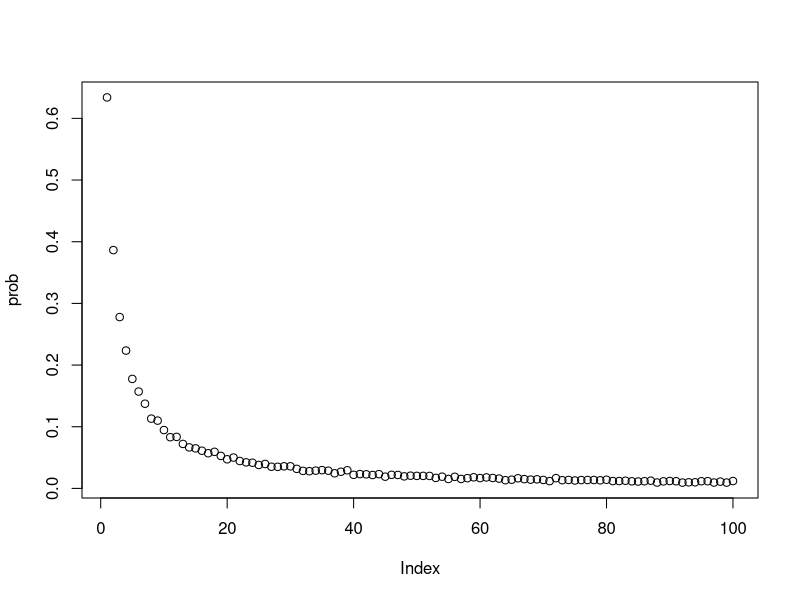

The R source for this figure:
# 1.Nan Zhao s2314337  2.Bokun Yu s2359196  3.Lulu Xu s2418317
# https://github.com/nanzhao1/project2.git
# contribution:


# conduct a simulation with strategy 1 or 2 or 3 to test whether the prisoner k succeed to find the card k
# if the prisoner k is successful to find the card k, the function Strategy will return 1. Otherwise, return 0
Strategy = function(n, k, strategy, Card){
  # 2*n is the total number of prisoners
  # k is the selected prisoner's number
  # strategy space is {1,2,3}
  # strategy 1 represents that the prisoner k starts at the box with the number k on it, and when the card number inside this box is not k, then open the box with the number same as the card number inside the previous box, repeat this process until find the card with number k 
  # strategy 2 represents that the prisoner k starts at a randomly selected box, then repeat the process as strategy 1.
  # strategy 3 represents that the prisoner k open n boxes randomly to find the card with number k on it.
  # Card is a 2*n by 1 vector, its index is the box number, its element is the card number
  # i.e. Card[i] = j, i is the index of box, j is the card number in that box
  Count = 0 
  # When the simulation is successful, the count is assigned to 1, otherwise, the count is still 0
  Box = array(1:(2*n))
  if (strategy != 3){# if strategy is not 3,that is 1 or 2, go this way
    # if the strategy is 1
    Box_index = k # the prisoner starts at the box with their number on it
    # if the strategy is 2
    if (strategy == 2) {
      ran_num = sample(Box,1) 
      Box_index = ran_num 
      # the prisoner starts from a randomly selected box with the number ran_num.
      # use sample to random a number in 1:2*n 
    }
    trials = 1 # count the number of trials 
    while (trials <= n && Card[Box_index] != k) {
      # the prisoners can only try n times at most, if the trial times less or equal to n and didn't find the card number k, keep running
      # otherwise, break the loop, and get the number of trials.
      Box_index = Card[Box_index]
      trials = trials + 1
    }
    if (Card[Box_index] == k && trials <= n) {# only if the prisoner succeeds in finding the card in times
      Count = 1
      # only if the prisoner find its number, say k, the Count is assigned to 1
    }
  }else{
    Box_index = sample(Box, n) 
    # open n boxes at random, checking each card for their number
    if (tabulate(match(Card[Box_index],k)) == 1){
      # match function is used to see if the card number inside the box same as the selected prisoner number k or not. If match successfully return 1, otherwise return 0.
      # tabulate function is used to sum up the matching results(0 or 1) to see if there exists a box with card number k. 
      # if the n random selected boxes have the card with number k, assign the Count 1
      Count = 1
    }
  }
  # return the value of Count(0 or 1) to measure whether it is successful
  return(Count)
}

# estimate the probability of a single prisoner succeeding in finding the corresponding number.
Pone = function(n, k, strategy, nreps){
  # n is the number of prisoners, k the prisoner's number,
  # strategy 1 2 3 
  # nreps is the number of replicate simulations to run to estimate the the probability, 1000 is reasonable
  Box <- array(1:(2*n))
  # create the 1 by 2*n boxes
  Success = 0
  # Success is the number of times when the prisoner manages to find its number
  for (i in 1:nreps){
    Card <- sample(Box, (2*n))
    # define 1 by 2n boxes which have a card of its number inside it, i.e. the ith box has a card with number i
    # shuffle the n cards and distribute them into the n boxes
    # Card[i] = j, i is the index of box, j is the card number in that box
    Success = Success + Strategy(n, k, strategy, Card)
    
  }  
  Probability_Estimate = Success / nreps
  return(Probability_Estimate)
  
}

Pall  = function(n, strategy, nreps) {
  Success = 0
  trials = 1
  Box <- array(1:(2*n))
  while (trials <= nreps){
    
    # define 1 by 2n boxes which have a card of its number inside it, i.e. the ith box has a card with number i
    # shuffle the n cards and distribute them into the n boxes
    # Card[i] = j, i is the index of box, j is the card number in that box
    Card <- sample(Box, (2*n))
    prisoner_number = 1
    # prisoner number indicate that the i-th prisoner to conduct the simulation.
    # call the Strategy function to see if the i-th prisoner succeed to find corresponding card number, if succeed, continue the loop; if fail, break the loop.
    while (prisoner_number <= (2*n)  &&
           Strategy(n, prisoner_number, strategy, Card) == 1) {
      prisoner_number = prisoner_number + 1
    }
    if (prisoner_number == (2*n) + 1) {
      Success =  Success + 1
    }
    trials = trials + 1
  }
  Probability_Estimate = Success / nreps
  return(Probability_Estimate)
}




# use the examples when n=5 and when n=50
# then estimate the probability of a single prisoner and all prosoners finding their number
# get the success probabilities under each strategy

# example: strategy 1, n=5
individual_1_5 <- paste("When strategy=1,n=5, the probability of a single prisoner succeeding in finding their number is:",Pone(5,2,1,10000),sep=" ")
print(individual_1_5)
joint_1_5 <- paste("When strategy=1,n=5, the probability of all prisoners finding their number is :",Pall(5,1,10000),sep=" ")
print(joint_1_5)

# example: strategy 2, n=5
individual_2_5 <- paste("When strategy=2,n=5, the probability of a single prisoner succeeding in finding their number is:",Pone(5,2,2,10000),sep=" ")
print(individual_2_5)
joint_2_5 <- paste("When strategy=2,n=5, the probability of all prisoners finding their number is :",Pall(5,2,10000),sep=" ")
print(joint_2_5)

# example: strategy 3, n=5
individual_3_5 <- paste("When strategy=3,n=5, the probability of a single prisoner succeeding in finding their number is:",Pone(5,2,3,10000),sep=" ")
print(individual_3_5)
joint_3_5 <- paste("When strategy=3,n=5, the probability of all prisoners finding their number is :",Pall(5,3,10000),sep=" ")
print(joint_3_5)

# example: strategy 1, n=50
individual_1_50 <- paste("When strategy=1,n=50, the probability of a single prisoner succeeding in finding their number is:",Pone(50,2,1,10000),sep=" ")
print(individual_1_50)
joint_1_50 <- paste("When strategy=1, n=50, the probability of all prisoners finding their number is :",Pall(50,1,10000),sep=" ")
print(joint_1_50)

# example: strategy 2, n=50
individual_2_50 <- paste("When strategy=2, n=50, the probability of a single prisoner succeeding in finding their number is:",Pone(50,2,2,10000),sep=" ")
print(individual_2_50)
joint_2_50 <- paste("When strategy=2,n=50, the probability of all prisoners finding their number is :",Pall(50,2,10000),sep=" ")
print(joint_2_50)

# example: strategy 3, n=50
individual_3_50 <- paste("When strategy=3, n=50, the probability of a single prisoner succeeding in finding their number is:",Pone(50,2,3,10000),sep=" ")
print(individual_3_50)
joint_3_50 <- paste("When strategy=3, n=50, the probability of all prisoners finding their number is :",Pall(50,3,10000),sep=" ")
print(joint_3_50)


# remarks on results:
# Generally speaking, in strategy 1, the probability of all prisoners finding their number is always the greatest
# When n is enough big, the joint success probabilities of strategy 2 and strategy 3 are approximately approaching 0 
# As n grows larger, the individual success probabilities of strategy 1 and 3 approach 0.5, while the one of strategy 2 approach 0.4
# When n is large enogh, counterintuitively, the joint success probabilities of strategy 1 is approximating to 0.3 instead of 0


# dloop is the function to estimate the probability of each loop length from 1 to 2n occuring at least once in a randomly shuffing of cards to boxes by simulation.
# The return of dloop is a 1 by 2n array, whose entry i represents the probability of i-length loop occuring at least once.
dloop = function(n, nreps){
  # 2n is the number of prisoners.
  # nreps is the number of simulations. 
  # frequency is a nreps by 2n array used to record the different length loops' occuring probabilities
  frequency = matrix(0,nrow=nreps,ncol=2*n) 
  for (i in 1:nreps){
    Card = sample(1:(2*n))
    for (k in 1:(2*n)) {
      Box_index = k
      # trials records how many times that prisoner k can find its card k. 
      # In other words, the value of trails is the length of the loop where prisoner k is in. 
      trials = 1
      while (Card[Box_index] != k) {
        Box_index = Card[Box_index]
        trials = trials + 1
      }
      frequency[i,trials]=1
    }
    
  }
  return(colSums(frequency)/nreps)
}



# example: n=50
prob = dloop(50,10000)
# show the probability of each loop length from 1 to 2n occurring at least once in a random shuffling of cards to boxes
print(prob)
result <- paste("The probability that there is no loop longer than 50 in a random reshuffling cards to boxes:",1-sum(prob[51:100]),sep=" ")
print(result)
#visualise the probabilities
plot(prob)
